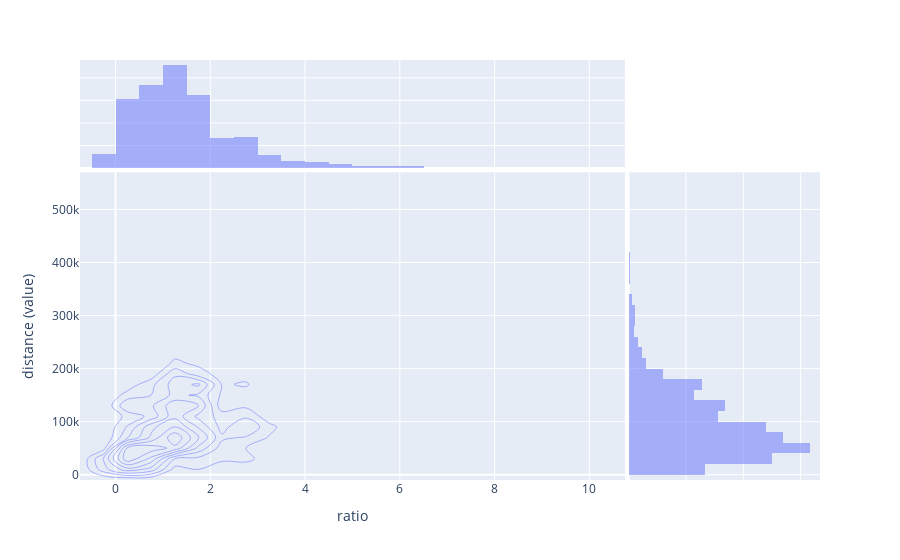

Here is the notebook cell this chart was saved with:
### Markdown cell above
### Density contour

### Code cell
fig = px.density_contour(df_vs, x='ratio', y='distance (value)', marginal_x="histogram", marginal_y="histogram") #log_x=True, log_y=True) # , opacity=.25
fig.show()

### Figure 1 — Plotly figure (JSON) as saved in the notebook; plotly's stock layout.template omitted (floating-point values rounded to 4 significant figures; data arrays with more than 128 entries replaced by an {"elided": "..."} marker saying what was removed)
{"data": [{"contours": {"coloring": "none"}, "hovertemplate": "ratio=%{x}<br>distance (value)=%{y}<br>count=%{z}<extra></extra>", "legendgroup": "", "line": {"color": "#636efa"}, "name": "", "showlegend": false, "type": "histogram2dcontour", "x": {"elided": "1955 float values"}, "xaxis": "x", "xbingroup": "x", "y": {"elided": "1955 int values"}, "yaxis": "y", "ybingroup": "y"}, {"alignmentgroup": "True", "bingroup": "x", "hovertemplate": "ratio=%{x}<br>count=%{y}<extra></extra>", "legendgroup": "", "marker": {"color": "#636efa"}, "name": "", "offsetgroup": "", "opacity": 0.5, "showlegend": false, "type": "histogram", "x": {"elided": "1955 float values"}, "xaxis": "x3", "yaxis": "y3"}, {"alignmentgroup": "True", "bingroup": "y", "hovertemplate": "distance (value)=%{y}<br>count=%{x}<extra></extra>", "legendgroup": "", "marker": {"color": "#636efa"}, "name": "", "offsetgroup": "", "opacity": 0.5, "showlegend": false, "type": "histogram", "xaxis": "x2", "y": {"elided": "1955 int values"}, "yaxis": "y2"}], "layout": {"barmode": "overlay", "legend": {"tracegroupgap": 0}, "margin": {"t": 60}, "xaxis": {"anchor": "y", "domain": [0, 0.7363], "title": {"text": "ratio"}}, "xaxis2": {"anchor": "y2", "domain": [0.7413, 1], "matches": "x2", "showgrid": true, "showline": false, "showticklabels": false, "ticks": ""}, "xaxis3": {"anchor": "y3", "domain": [0, 0.7363], "matches": "x", "showgrid": true, "showticklabels": false}, "xaxis4": {"anchor": "y4", "domain": [0.7413, 1], "matches": "x2", "showgrid": true, "showline": false, "showticklabels": false, "ticks": ""}, "yaxis": {"anchor": "x", "domain": [0, 0.7326], "title": {"text": "distance (value)"}}, "yaxis2": {"anchor": "x2", "domain": [0, 0.7326], "matches": "y", "showgrid": true, "showticklabels": false}, "yaxis3": {"anchor": "x3", "domain": [0.7426, 1], "matches": "y3", "showgrid": true, "showline": false, "showticklabels": false, "ticks": ""}, "yaxis4": {"anchor": "x4", "domain": [0.7426, 1], "matches": "y3", "showgrid": true, "showline": false, "showticklabels": false, "ticks": ""}}}
